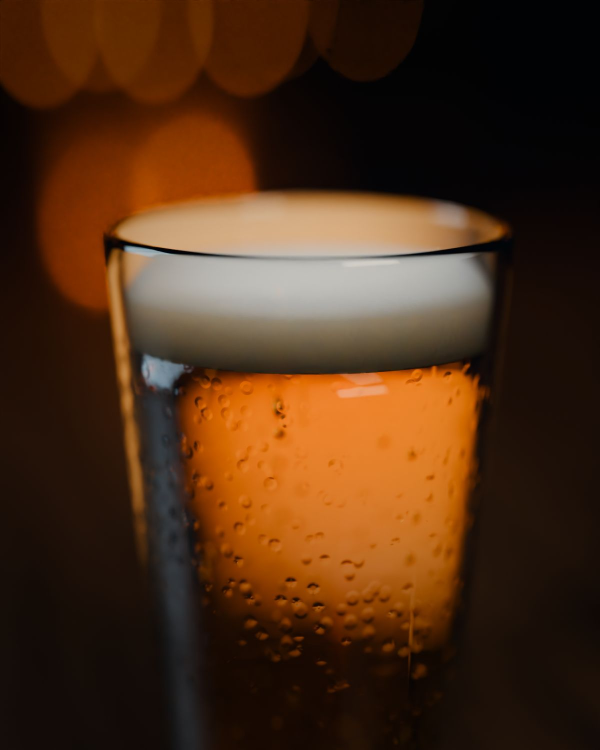
#> input picture site/img/about-1200.jpg, 1200 x 1500 px (shown at 1/2 size); its folder holds only this picture in this run
$ python about_images.py ../site/img/about-1200.jpg ../site/img/about-1200.webp
#> lines starting #> are read from the running program, lines starting #| are printed output that depends on the picture
### render/post.py
"""Grade rendered frames: morning halation, honey split-tone, soft S-curve, vignette.

usage: python post.py IN_DIR OUT_DIR
Reads 16-bit PNGs written by scene.py and writes graded 16-bit PNGs.
Grain is deliberately not baked in (the site overlays it in CSS) so the
footage stays compressible.
"""
import sys
from pathlib import Path

import cv2
import numpy as np
from scipy.ndimage import gaussian_filter, zoom

LUMA = np.array([0.2126, 0.7152, 0.0722], np.float32)


def load16(p):
    a = cv2.imread(str(p), cv2.IMREAD_UNCHANGED)[..., 2::-1].astype(np.float32)
    return a / (65535.0 if a.dtype != np.uint8 and a.max() > 255 else 255.0)


def save16(a, p):
    u = (np.clip(a, 0, 1) * 65535.0 + 0.5).astype(np.uint16)
    cv2.imwrite(str(p), u[..., ::-1])


def bloom(lin):
    """Sunlight halation: the brightest stripes and steam bleed warm light."""
    h, w, _ = lin.shape
    lum = lin @ LUMA
    knee = np.clip((lum - 0.50) / 0.8, 0, None)[..., None] ** 1.5
    bright = lin * np.minimum(knee, 4.0)
    small = bright[::4, ::4]
    out = np.zeros_like(lin)
    for sigma, wgt in ((2.5, 0.10), (9.0, 0.10), (28.0, 0.08)):
        b = np.stack([gaussian_filter(small[..., c], sigma) for c in range(3)], -1)
        b = zoom(b, (h / b.shape[0], w / b.shape[1], 1), order=1)
        out += wgt * b
    return out * np.array([1.08, 0.95, 0.78], np.float32)


def grade(a, cx=0.57, cy=0.55):
    lin = a ** 2.2
    lin = lin + bloom(lin)
    a = np.clip(lin, 0, None) ** (1 / 2.2)
    lum = (a @ LUMA)[..., None]
    # split tone: neutral-cool shadows, honey highlights
    shadow = (1 - np.clip(lum * 2.4, 0, 1)) ** 2
    a = a + shadow * np.array([-0.004, 0.002, 0.012], np.float32)
    high = np.clip((lum - 0.5) * 2.0, 0, 1)
    a = a + high * np.array([0.024, 0.010, -0.022], np.float32)
    # soft S-curve, lifted blacks like print stock
    s = a * a * (3 - 2 * a)
    a = a * 0.68 + s * 0.32
    a = 0.014 + a * 0.98
    # saturation +8%
    lum = (a @ LUMA)[..., None]
    a = lum + (a - lum) * 1.08
    # vignette around the mug
    h, w, _ = a.shape
    y, x = np.mgrid[0:h, 0:w].astype(np.float32)
    nx = (x - w * cx) / (w * 0.5)
    ny = (y - h * cy) / (h * 0.5) * (h / w) * 1.6
    r = np.sqrt(nx * nx + ny * ny)
    a = a * (1 - 0.30 * np.clip(r, 0, 1.6) ** 2.4 / 1.6 ** 2.4 * 1.6)[..., None]
    return np.clip(a, 0, 1)


# [8 lines left out: function main, not called in this run]


# [2 lines that do not run on import are left out]

### render/about_images.py
"""Grade the About still with the film's look and write responsive sizes.

usage: python about_images.py about.png SITE_DIR
"""
import sys
from pathlib import Path

import numpy as np
from PIL import Image

from post import grade, load16


def main():
    src, site = Path(sys.argv[1]), Path(sys.argv[2])
    a = grade(load16(src), cx=0.5, cy=0.5)
#> in grade, `lin = a ** 2.2`:
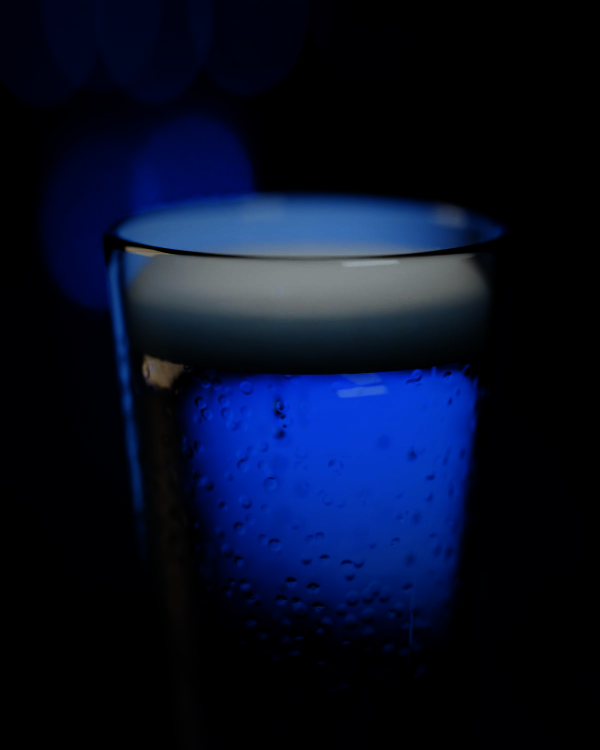
#> lin: shape (1500, 1200, 3) float32 (shown at 1/2 size); mean of channels 0, 1, 2 0.155, 0.0613, 0.0294; drawn as B, G, R
#> in grade, `lum = (a @ LUMA)[..., None]`:
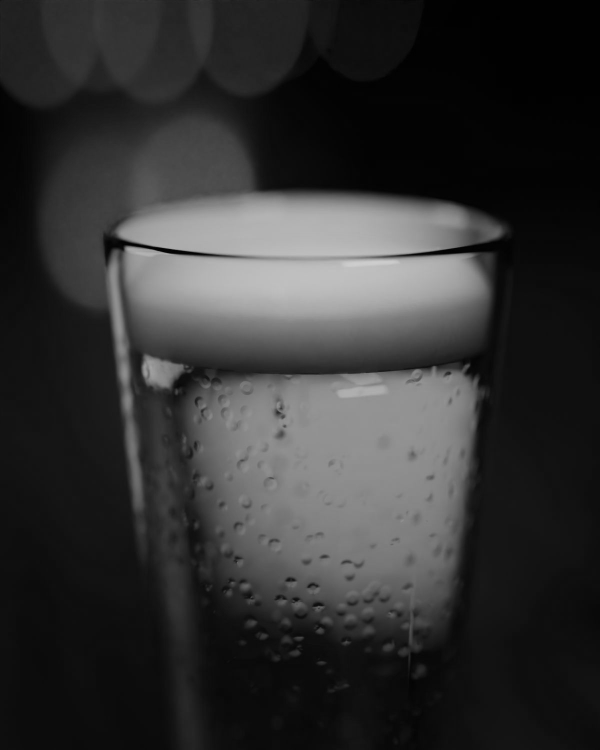
#> lum: shape (1500, 1200, 1) float32 (shown at 1/2 size); min 0.000218, max 0.81, mean 0.198
#> in grade, `shadow = (1 - np.clip(lum * 2.4, 0, 1)) ** 2`:
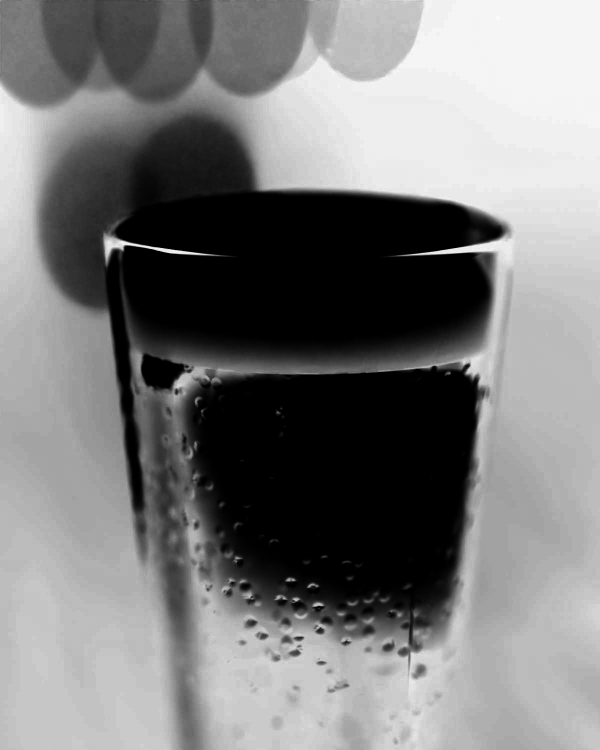
#> shadow: shape (1500, 1200, 1) float32 (shown at 1/2 size); min 0, max 0.999, mean 0.484
#> in grade, `high = np.clip((lum - 0.5) * 2.0, 0, 1)`:
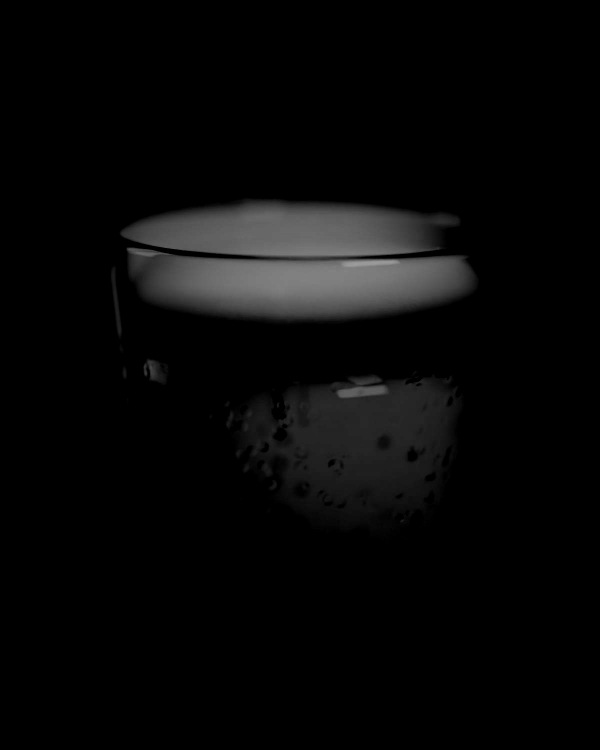
#> high: shape (1500, 1200, 1) float32 (shown at 1/2 size); min 0, max 0.619, mean 0.0317
#> in grade, `a = a * (1 - 0.30 * np.clip(r, 0, 1.6) ** 2.4 / 1.6 ** 2.4 * 1.6)[...,..`:
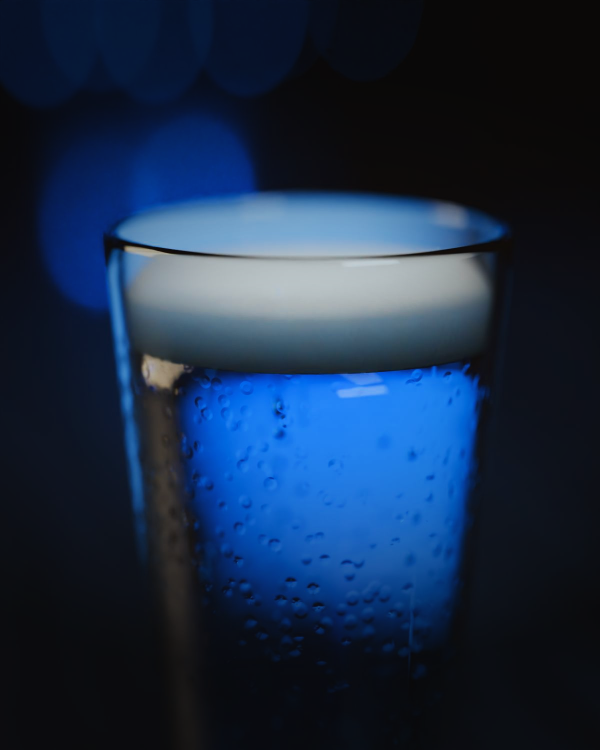
#> a: shape (1500, 1200, 3) float32 (shown at 1/2 size); mean of channels 0, 1, 2 0.26, 0.155, 0.0781; drawn with min black and max white
#> in grade, `a = a * (1 - 0.30 * np.clip(r, 0, 1.6) ** 2.4 / 1.6 ** 2.4 * 1.6)[...,..`:
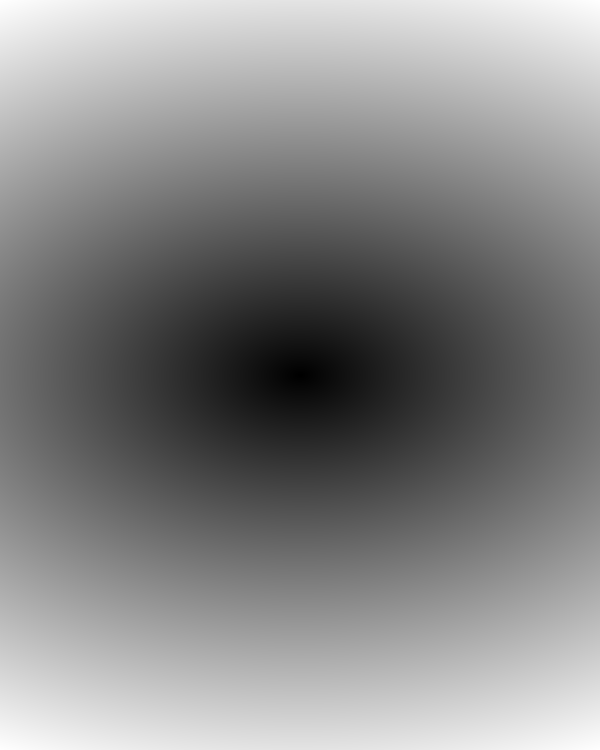
#> r: shape (1500, 1200) float32 (shown at 1/2 size); min 0, max 2.24, mean 1.19; drawn with min black and max white
    a = a * 255.0 + np.random.default_rng(1).uniform(-0.5, 0.5, a.shape)
    im = Image.fromarray(np.clip(a + 0.5, 0, 255).astype(np.uint8))
    (site / "img").mkdir(parents=True, exist_ok=True)
    for w in (640, 960):
        r = im.resize((w, w * im.height // im.width), Image.LANCZOS)
        base = site / "img" / f"about-{w}"
        r.save(f"{base}.avif", quality=56, speed=4)
        r.save(f"{base}.webp", quality=78, method=6)
        r.save(f"{base}.jpg", quality=80, optimize=True, progressive=True)
#> this loop made 2 passes
#> pass 1, in main, `r = im.resize((w, w * im.height // im.width), Image.LANCZOS)`:
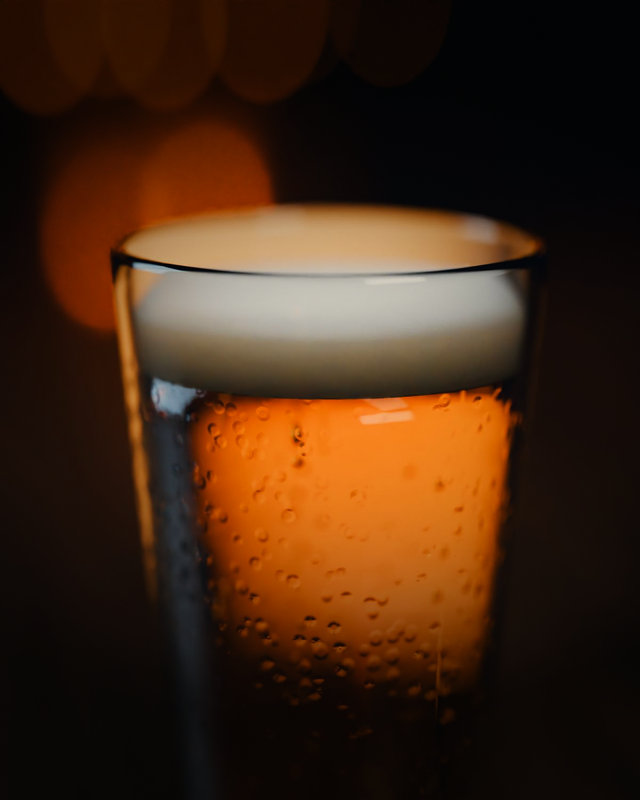
#> r: PIL image 640x800 RGB; mean R, G, B 66.3, 39.2, 20.1


if __name__ == "__main__":
    main()

$ run again, on site/img/about-960.jpg
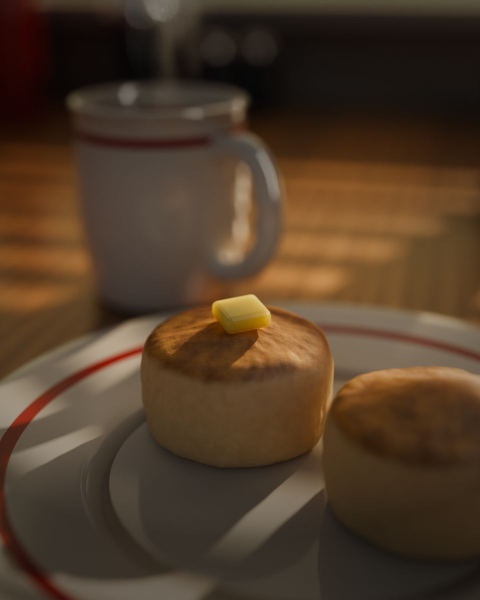
#> input picture site/img/about-960.jpg, 960 x 1200 px (shown at 1/2 size)
#> in grade, `a = a * (1 - 0.30 * np.clip(r, 0, 1.6) ** 2.4 / 1.6 ** 2.4 * 1.6)[...,..`:
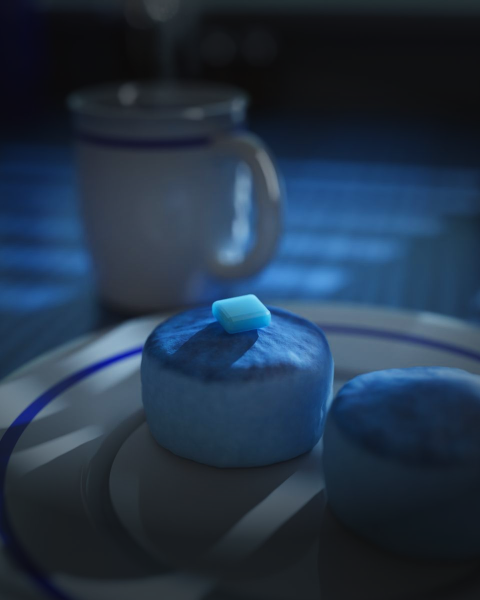
#> a: shape (1200, 960, 3) float32 (shown at 1/2 size); mean of channels 0, 1, 2 0.249, 0.175, 0.111; drawn with min black and max white
#> the loop in main, `for w in (640, 960):` made 2 passes
#> pass 1, in main, `r = im.resize((w, w * im.height // im.width), Image.LANCZOS)`:
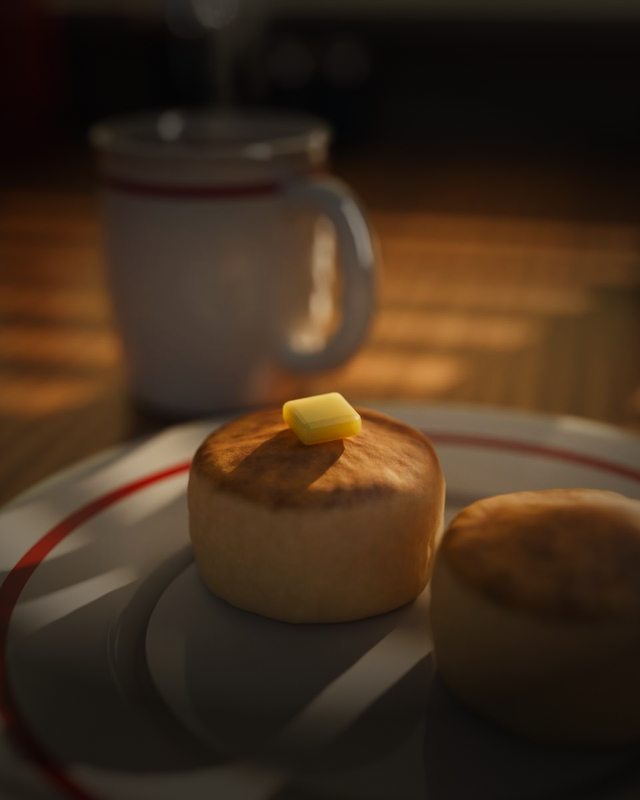
#> r: PIL image 640x800 RGB; mean R, G, B 63.6, 44.6, 28.3
